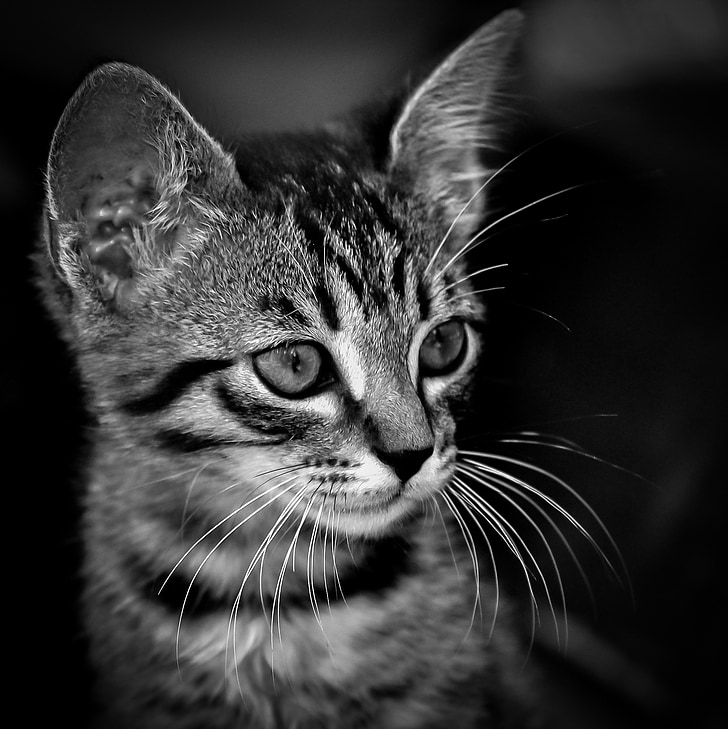
#> input picture module_3_image_processing/images/grayscale-cat.jpg, 728 x 729 px, found by its file name
$ python main_image_processing.py
#> lines starting #> are read from the running program, lines starting #| are printed output that depends on the picture
import numpy as np
import matplotlib.pyplot as plt
import cv2

# create a 2D Gaussian Kernel
def get_gaussian_kernel(size, sigma):

    # Create a grid of (x, y) coordinates where (0,0) is the center
    center = size // 2
    kernel = np.zeros((size, size))

    for x in range(size):
        for y in range(size):
            # Calculate distance from center
            diff = (x - center)**2 + (y - center)**2
            # Gaussian formula
            kernel[x, y] = np.exp(-diff / (2 * sigma**2))

    # Normalize the kernel so the sum of all elements is 1.
    return kernel / np.sum(kernel)

# Visualize Fourier Spectrum
def get_fourier_spectrum(img):
    f = np.fft.fft2(img)
    fshift = np.fft.fftshift(f) # Shift zero freq to center
    # Use log scale because the range of values is huge
    magnitude_spectrum = 20 * np.log(np.abs(fshift) + 1)
    return magnitude_spectrum


# MAIN EXECUTION
image_path = '/Users/bbimali1/Documents/Computer_Vision_Spring_26/module_3_image_processing/images/grayscale-cat.jpg'
loaded_image = cv2.imread(image_path, 0)
#> loaded_image is the input picture: shape (729, 728); min 0, max 255, mean 51.3
image_size = 512
loaded_image = cv2.resize(loaded_image, (image_size, image_size))
#> loaded_image: shape (512, 512)
original_image = np.float32(loaded_image)

# Create the Gaussian Kernel
kernel_size = 10
sigma = 3
kernel = get_gaussian_kernel(kernel_size, sigma)

# SPATIAL DOMAIN (CONVOLUTION)
spatial_blur = cv2.filter2D(original_image, -1, kernel)
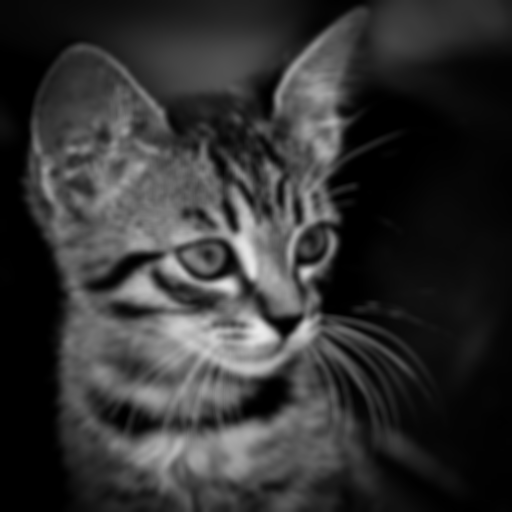
#> spatial_blur: shape (512, 512) float32; min 0, max 234.8, mean 51.2

# FREQUENCY DOMAIN (FOURIER)
# To multiply the image and kernel in Fourier, making them same size.
padded_kernel = np.zeros_like(original_image)

# Shift the kernel to center
padded_kernel[:kernel_size, :kernel_size] = kernel
start = kernel_size // 2
padded_kernel = np.roll(padded_kernel, -start, axis=0)
padded_kernel = np.roll(padded_kernel, -start, axis=1)

# Convert both Image and Kernel to Fourier Domain (FFT)
fft_image = np.fft.fft2(original_image)
fft_kernel = np.fft.fft2(padded_kernel)

# Perform Multiplication in Frequency Domain
fft_result = fft_image * fft_kernel

# Convert back to Spatial Domain (Inverse FFT)
fourier_blur_complex = np.fft.ifft2(fft_result)
fourier_blur = np.abs(fourier_blur_complex) # Take magnitude to remove imaginary noise


# PLOT 1: VISUALIZATION OF EACH STEP

plt.figure(figsize=(18, 12))
# Original Image
plt.subplot(2, 3, 1)
plt.imshow(original_image, cmap='gray')
plt.title("Original Image")
plt.axis('off')

# Gaussian Kernel
plt.subplot(2, 3, 2)
plt.imshow(kernel, cmap='gray')
plt.title(f"Gaussian Kernel\n({kernel_size}x{kernel_size})")
plt.axis('off')

# Fourier of Image
plt.subplot(2, 3, 3)
plt.imshow(get_fourier_spectrum(original_image), cmap='inferno')
#> in get_fourier_spectrum, `magnitude_spectrum = 20 * np.log(np.abs(fshift) + 1)`:
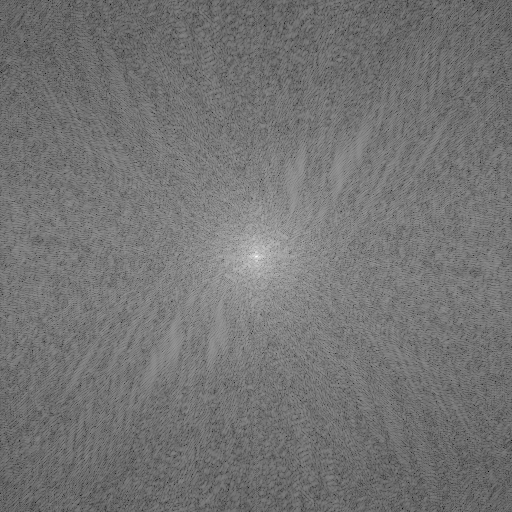
#> magnitude_spectrum: shape (512, 512) float64; min 41.66, max 328.2, mean 172.5; drawn with min black and max white
plt.title("Fourier of Image (Log Scale)")
plt.axis('off')

# Fourier of Kernel
plt.subplot(2, 3, 4)
plt.imshow(get_fourier_spectrum(padded_kernel), cmap='inferno')
plt.title("Fourier of Kernel (Log Scale)")
plt.axis('off')

# Result: Spatial Blur
plt.subplot(2, 3, 5)
plt.imshow(spatial_blur, cmap='gray')
plt.title("Result: Spatial Blur")
plt.axis('off')

# Result: Fourier Blur
plt.subplot(2, 3, 6)
plt.imshow(fourier_blur, cmap='gray')
plt.title("Result: Fourier Blur")
plt.axis('off')
plt.subplots_adjust(hspace=0.1, wspace=0.1)
plt.show()
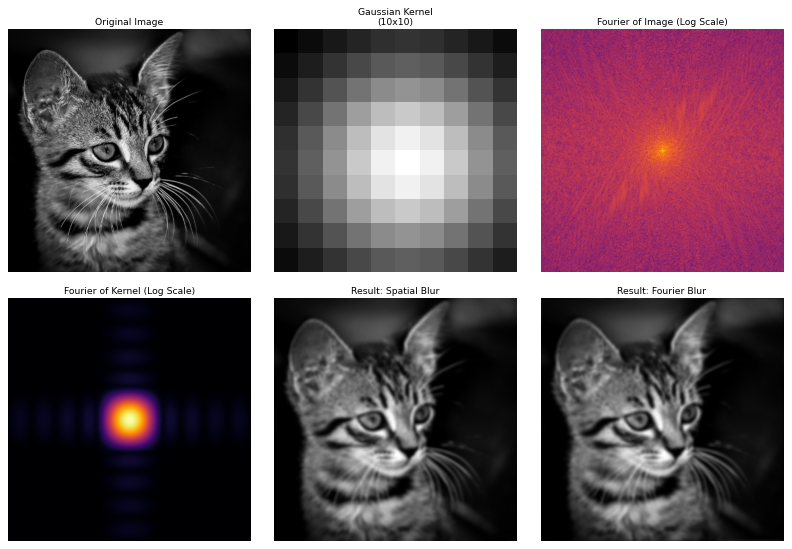
#> figure drawn by matplotlib, 6 panels


# PLOT 2: DETAILED HISTOGRAM ANALYSIS BETWEEN TWO APPROACHES
plt.figure(figsize=(18, 5))

# Histogram of Spatial Filter Output
plt.subplot(1, 2, 1)
plt.hist(spatial_blur.ravel(), bins=100, color='blue', alpha=0.7)
plt.title("Histogram: Spatial Blur Result")
plt.xlabel("Pixel Intensity")
plt.ylabel("Frequency (Log Scale)")
plt.yscale('log')
plt.grid(True, alpha=0.3)

# Histogram of Fourier Filter Output
plt.subplot(1, 2, 2)
plt.hist(fourier_blur.ravel(), bins=100, color='red', alpha=0.7)
plt.title("Histogram: Fourier Blur Result")
plt.xlabel("Pixel Intensity")
plt.ylabel("Frequency (Log Scale)")
plt.yscale('log')
plt.grid(True, alpha=0.3)

plt.tight_layout()
plt.show()
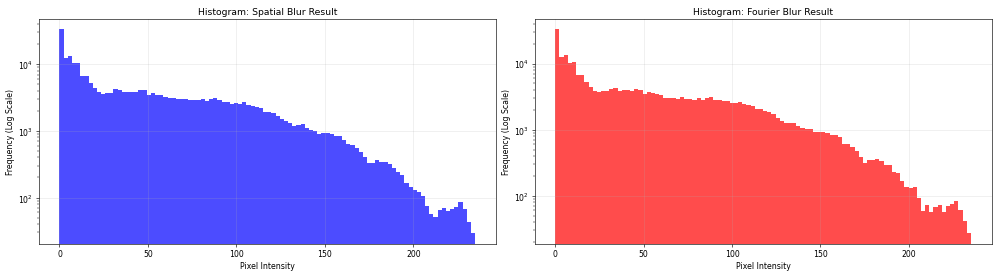
#> figure drawn by matplotlib, 2 panels; panel 1: tallest bar 33522 high, from x = 0 to 2.35; panel 2: tallest bar 33060 high, from x = 0 to 2.35
